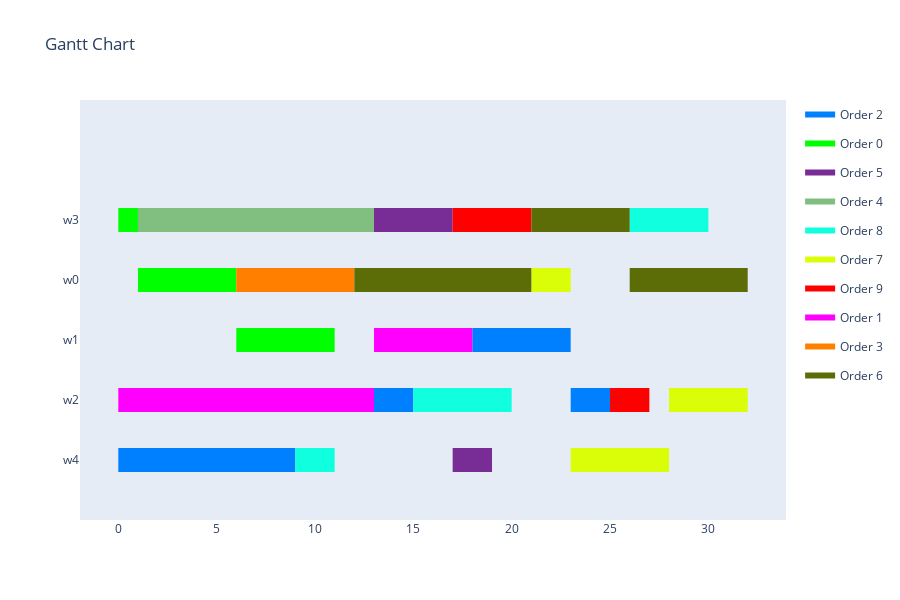

Source (notebook cell):
### Markdown cell above
<h4>Visualize Schedule</h4>

### Code cell
visualize_schedule_demo(schedule, env, orders)

### Figure 1 — Plotly figure (JSON) as saved in the notebook; plotly's stock layout.template omitted (floating-point values rounded to 4 significant figures)
{"data": [{"fill": "toself", "fillcolor": "rgb(0, 128, 255)", "hoverinfo": "name", "legendgroup": "rgb(0, 128, 255)", "mode": "none", "name": "Order 2", "type": "scatter", "x": [18, 23, 23, 18, 18, 13, 15, 15, 13, 13, 23, 25, 25, 23, 23, 0, 9, 9, 0], "y": [1.8, 1.8, 2.2, 2.2, null, 0.8, 0.8, 1.2, 1.2, null, 0.8, 0.8, 1.2, 1.2, null, -0.2, -0.2, 0.2, 0.2]}, {"fill": "toself", "fillcolor": "rgb(0, 255, 0)", "hoverinfo": "name", "legendgroup": "rgb(0, 255, 0)", "mode": "none", "name": "Order 0", "type": "scatter", "x": [0, 1, 1, 0, 0, 1, 6, 6, 1, 1, 6, 11, 11, 6], "y": [3.8, 3.8, 4.2, 4.2, null, 2.8, 2.8, 3.2, 3.2, null, 1.8, 1.8, 2.2, 2.2]}, {"fill": "toself", "fillcolor": "rgb(120, 44, 150)", "hoverinfo": "name", "legendgroup": "rgb(120, 44, 150)", "mode": "none", "name": "Order 5", "type": "scatter", "x": [13, 17, 17, 13, 13, 17, 19, 19, 17], "y": [3.8, 3.8, 4.2, 4.2, null, -0.2, -0.2, 0.2, 0.2]}, {"fill": "toself", "fillcolor": "rgb(128, 191, 128)", "hoverinfo": "name", "legendgroup": "rgb(128, 191, 128)", "mode": "none", "name": "Order 4", "type": "scatter", "x": [1, 2, 2, 1, 1, 2, 9, 9, 2, 2, 9, 13, 13, 9], "y": [3.8, 3.8, 4.2, 4.2, null, 3.8, 3.8, 4.2, 4.2, null, 3.8, 3.8, 4.2, 4.2]}, {"fill": "toself", "fillcolor": "rgb(16, 255, 222)", "hoverinfo": "name", "legendgroup": "rgb(16, 255, 222)", "mode": "none", "name": "Order 8", "type": "scatter", "x": [26, 30, 30, 26, 26, 15, 20, 20, 15, 15, 9, 11, 11, 9], "y": [3.8, 3.8, 4.2, 4.2, null, 0.8, 0.8, 1.2, 1.2, null, -0.2, -0.2, 0.2, 0.2]}, {"fill": "toself", "fillcolor": "rgb(218, 254, 7)", "hoverinfo": "name", "legendgroup": "rgb(218, 254, 7)", "mode": "none", "name": "Order 7", "type": "scatter", "x": [21, 23, 23, 21, 21, 28, 32, 32, 28, 28, 23, 28, 28, 23], "y": [2.8, 2.8, 3.2, 3.2, null, 0.8, 0.8, 1.2, 1.2, null, -0.2, -0.2, 0.2, 0.2]}, {"fill": "toself", "fillcolor": "rgb(255, 0, 0)", "hoverinfo": "name", "legendgroup": "rgb(255, 0, 0)", "mode": "none", "name": "Order 9", "type": "scatter", "x": [17, 21, 21, 17, 17, 25, 27, 27, 25], "y": [3.8, 3.8, 4.2, 4.2, null, 0.8, 0.8, 1.2, 1.2]}, {"fill": "toself", "fillcolor": "rgb(255, 0, 255)", "hoverinfo": "name", "legendgroup": "rgb(255, 0, 255)", "mode": "none", "name": "Order 1", "type": "scatter", "x": [13, 18, 18, 13, 13, 0, 4, 4, 0, 0, 4, 13, 13, 4], "y": [1.8, 1.8, 2.2, 2.2, null, 0.8, 0.8, 1.2, 1.2, null, 0.8, 0.8, 1.2, 1.2]}, {"fill": "toself", "fillcolor": "rgb(255, 128, 0)", "hoverinfo": "name", "legendgroup": "rgb(255, 128, 0)", "mode": "none", "name": "Order 3", "type": "scatter", "x": [6, 7, 7, 6, 6, 7, 12, 12, 7], "y": [2.8, 2.8, 3.2, 3.2, null, 2.8, 2.8, 3.2, 3.2]}, {"fill": "toself", "fillcolor": "rgb(92, 109, 7)", "hoverinfo": "name", "legendgroup": "rgb(92, 109, 7)", "mode": "none", "name": "Order 6", "type": "scatter", "x": [21, 26, 26, 21, 21, 12, 21, 21, 12, 12, 26, 28, 28, 26, 26, 28, 32, 32, 28], "y": [3.8, 3.8, 4.2, 4.2, null, 2.8, 2.8, 3.2, 3.2, null, 2.8, 2.8, 3.2, 3.2, null, 2.8, 2.8, 3.2, 3.2]}, {"legendgroup": "rgb(0, 128, 255)", "marker": {"color": "rgb(0, 128, 255)", "opacity": 0, "size": 1}, "mode": "markers", "name": "", "showlegend": false, "text": [null, null, null, null, null, null, null, null], "type": "scatter", "x": [18, 23, 13, 15, 23, 25, 0, 9], "y": [2, 2, 1, 1, 1, 1, 0, 0]}, {"legendgroup": "rgb(0, 255, 0)", "marker": {"color": "rgb(0, 255, 0)", "opacity": 0, "size": 1}, "mode": "markers", "name": "", "showlegend": false, "text": [null, null, null, null, null, null], "type": "scatter", "x": [0, 1, 1, 6, 6, 11], "y": [4, 4, 3, 3, 2, 2]}, {"legendgroup": "rgb(120, 44, 150)", "marker": {"color": "rgb(120, 44, 150)", "opacity": 0, "size": 1}, "mode": "markers", "name": "", "showlegend": false, "text": [null, null, null, null], "type": "scatter", "x": [13, 17, 17, 19], "y": [4, 4, 0, 0]}, {"legendgroup": "rgb(128, 191, 128)", "marker": {"color": "rgb(128, 191, 128)", "opacity": 0, "size": 1}, "mode": "markers", "name": "", "showlegend": false, "text": [null, null, null, null, null, null], "type": "scatter", "x": [1, 2, 2, 9, 9, 13], "y": [4, 4, 4, 4, 4, 4]}, {"legendgroup": "rgb(16, 255, 222)", "marker": {"color": "rgb(16, 255, 222)", "opacity": 0, "size": 1}, "mode": "markers", "name": "", "showlegend": false, "text": [null, null, null, null, null, null], "type": "scatter", "x": [26, 30, 15, 20, 9, 11], "y": [4, 4, 1, 1, 0, 0]}, {"legendgroup": "rgb(218, 254, 7)", "marker": {"color": "rgb(218, 254, 7)", "opacity": 0, "size": 1}, "mode": "markers", "name": "", "showlegend": false, "text": [null, null, null, null, null, null], "type": "scatter", "x": [21, 23, 28, 32, 23, 28], "y": [3, 3, 1, 1, 0, 0]}, {"legendgroup": "rgb(255, 0, 0)", "marker": {"color": "rgb(255, 0, 0)", "opacity": 0, "size": 1}, "mode": "markers", "name": "", "showlegend": false, "text": [null, null, null, null], "type": "scatter", "x": [17, 21, 25, 27], "y": [4, 4, 1, 1]}, {"legendgroup": "rgb(255, 0, 255)", "marker": {"color": "rgb(255, 0, 255)", "opacity": 0, "size": 1}, "mode": "markers", "name": "", "showlegend": false, "text": [null, null, null, null, null, null], "type": "scatter", "x": [13, 18, 0, 4, 4, 13], "y": [2, 2, 1, 1, 1, 1]}, {"legendgroup": "rgb(255, 128, 0)", "marker": {"color": "rgb(255, 128, 0)", "opacity": 0, "size": 1}, "mode": "markers", "name": "", "showlegend": false, "text": [null, null, null, null], "type": "scatter", "x": [6, 7, 7, 12], "y": [3, 3, 3, 3]}, {"legendgroup": "rgb(92, 109, 7)", "marker": {"color": "rgb(92, 109, 7)", "opacity": 0, "size": 1}, "mode": "markers", "name": "", "showlegend": false, "text": [null, null, null, null, null, null, null, null], "type": "scatter", "x": [21, 26, 12, 21, 26, 28, 28, 32], "y": [4, 4, 3, 3, 3, 3, 3, 3]}], "layout": {"height": 600, "hovermode": "closest", "showlegend": true, "title": {"text": "Gantt Chart"}, "xaxis": {"rangeselector": {"buttons": [{"count": 7, "label": "1w", "step": "day", "stepmode": "backward"}, {"count": 1, "label": "1m", "step": "month", "stepmode": "backward"}, {"count": 6, "label": "6m", "step": "month", "stepmode": "backward"}, {"count": 1, "label": "YTD", "step": "year", "stepmode": "todate"}, {"count": 1, "label": "1y", "step": "year", "stepmode": "backward"}, {"step": "all"}]}, "showgrid": false, "type": "linear", "zeroline": false}, "yaxis": {"autorange": false, "range": [-1, 6], "showgrid": false, "ticktext": ["w4", "w2", "w1", "w0", "w3"], "tickvals": [0, 1, 2, 3, 4], "zeroline": false}}}
